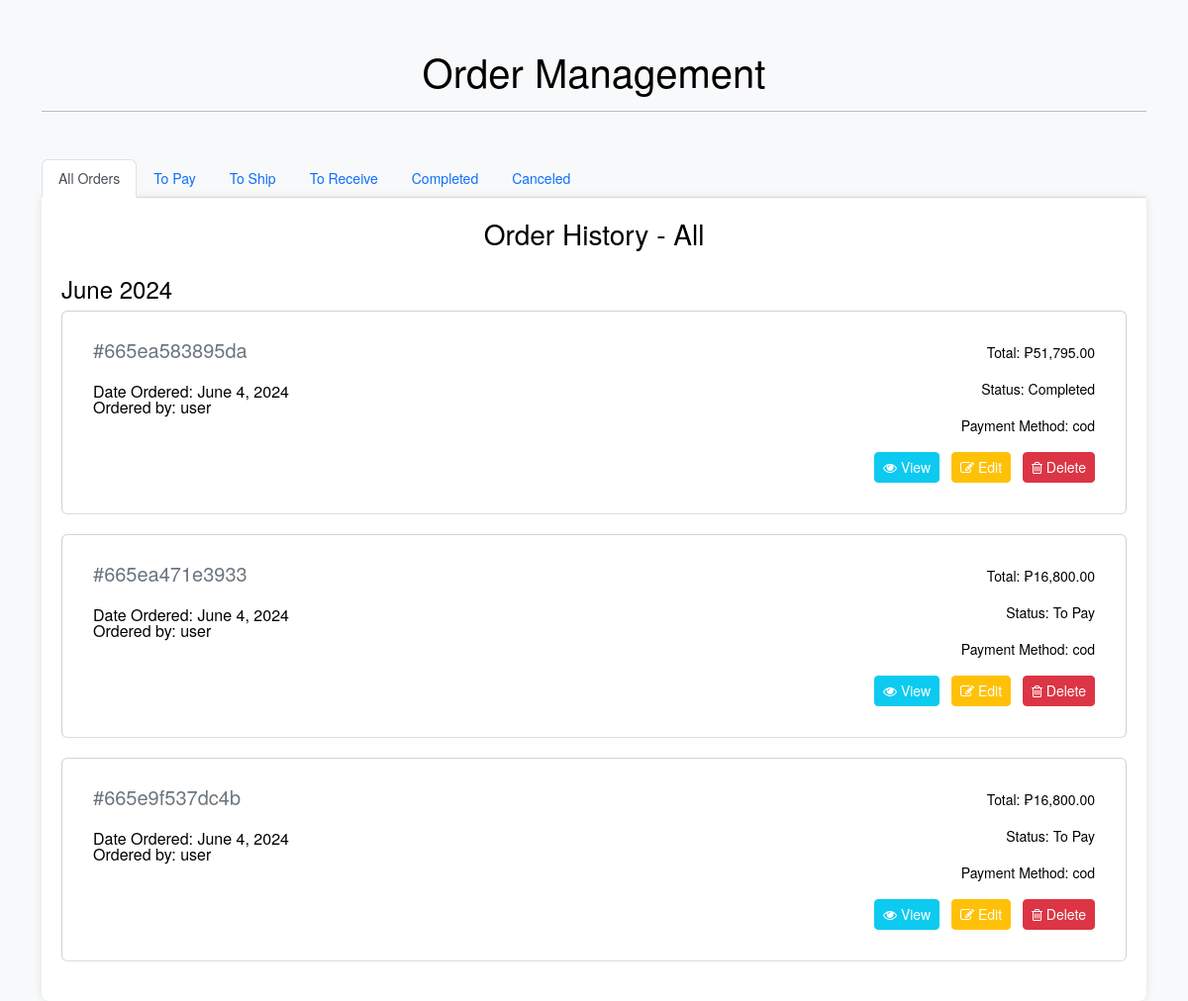
Screenshot of /admin_orders.php with the database file from the repository.
### tables this page shows
CREATE TABLE `orders` (
  `order_id` int(11) NOT NULL,
  `user_id` int(11) NOT NULL,
  `order_date` datetime NOT NULL,
  `order_status` varchar(100) NOT NULL COMMENT '''To Pay'', \r\n''To Ship'',\r\n''To Receive'',\r\n''Completed'',\r\n''Canceled''',
  `shipping_fee` decimal(10,0) NOT NULL,
  `total_price` decimal(10,0) NOT NULL,
  `order_reference_number` varchar(255) NOT NULL,
  `tracking_number` varchar(255) NOT NULL,
  `expected_delivery` datetime NOT NULL,
  `payment_method` varchar(100) NOT NULL COMMENT '''cod'',''gcash''',
  `gcash_confirm` tinyint(1) DEFAULT 0
);

CREATE TABLE `users` (
  `user_id` int(11) NOT NULL,
  `username` varchar(250) NOT NULL,
  `password` varchar(250) NOT NULL,
  `roles` char(1) NOT NULL DEFAULT 'A',
  `first_name` varchar(50) NOT NULL,
  `last_name` varchar(50) NOT NULL,
  `email` varchar(100) NOT NULL,
  `date_added` datetime NOT NULL DEFAULT current_timestamp() ON UPDATE current_timestamp()
);

### admin_orders.php (the view, shortened to what this page needs)
<?php
include 'connection.php';
$order_status = 'All';
if ($order_status == 'All') {
    $sql = "SELECT o.order_id, o.order_date, o.order_status, o.payment_method, o.total_price, o.order_reference_number, u.username,
            GROUP_CONCAT(p.product_name SEPARATOR ', ') AS ordered_products,
            GROUP_CONCAT(oi.quantity SEPARATOR ', ') AS ordered_quantities
            FROM orders o
            JOIN users u ON o.user_id = u.user_id
            JOIN order_items oi ON o.order_id = oi.order_id
            JOIN products p ON oi.product_id = p.product_id
            GROUP BY o.order_id
            ORDER BY o.order_date DESC";
    $stmt = $conn->prepare($sql);
}
$stmt->execute();
$result = $stmt->get_result();
?>
<!DOCTYPE html>
<html lang="en">
<head>
    <link href="https://stackpath.bootstrapcdn.com/font-awesome/4.7.0/css/font-awesome.min.css" rel="stylesheet">
    <link href="https://cdn.jsdelivr.net/npm/bootstrap@5.2.0-beta1/dist/css/bootstrap.min.css" rel="stylesheet">
    <link rel="stylesheet" href="main.css">
</head>
<body>
    <div class="container mt-5">
        <div class="text-center my-5">
            <h1>Order Management</h1>
            <hr />
        </div>
        <ul class="nav nav-tabs mt-4">
            <li class="nav-item">
                <a class="nav-link <?= $order_status == 'All' ? 'active' : '' ?>" href="?status=All">All Orders</a>
            </li>
            <li class="nav-item">
                <a class="nav-link <?= $order_status == 'To Pay' ? 'active' : '' ?>" href="?status=To Pay">To Pay</a>
            </li>
            <li class="nav-item">
                <a class="nav-link <?= $order_status == 'To Ship' ? 'active' : '' ?>" href="?status=To Ship">To Ship</a>
            </li>
            <li class="nav-item">
                <a class="nav-link <?= $order_status == 'To Receive' ? 'active' : '' ?>" href="?status=To Receive">To Receive</a>
            </li>
            <li class="nav-item">
                <a class="nav-link <?= $order_status == 'Completed' ? 'active' : '' ?>" href="?status=Completed">Completed</a>
            </li>
            <li class="nav-item">
                <a class="nav-link <?= $order_status == 'Canceled' ? 'active' : '' ?>" href="?status=Canceled">Canceled</a>
            </li>
        </ul>
        <div class="order-history">
            <h2>Order History - <?= $order_status ?></h2>
            <?php
            if ($result->num_rows > 0) {
                $current_month = '';
                while ($row = $result->fetch_assoc()) {
                    $order_month = date('F Y', strtotime($row["order_date"]));
                    $order_date = date('F j, Y', strtotime($row["order_date"]));
                    if ($current_month != $order_month) {
                        $current_month = $order_month;
                        echo "<h4 class='mt-4'>" . $current_month . "</h4>";
                        echo "<div class='order-month'>";
                    }
            ?>
                    <div class='card order-item'>
                        <div class='card-body'>
                            <div class='row'>
                                <div class='col-md-8'>
                                    <h5 class='card-subtitle mb-4 text-muted'>#<?php echo $row["order_reference_number"]; ?></h6>
                                    <h6 class='card-subtitle'>Date Ordered: <?php echo $order_date; ?></h6>
                                    <h6 class='card-subtitle'>Ordered by: <?php echo $row["username"]; ?></h6>
                                </div>
                                <div class='col-md-4 text-end'>
                                    <p class='card-text'>Total: ₱<?php echo number_format($row["total_price"], 2); ?></p>
                                    <p class='card-text'>Status: <?php echo $row["order_status"]; ?></p>
                                    <p class='card-text'>Payment Method: <?php echo $row["payment_method"]; ?></p>
                                    <div class='justify-content-end'>
                                        <a href='admin_view_order.php?order_id=<?php echo $row["order_id"]; ?>' class='btn btn-info btn-sm text-white me-2'><i class='fa fa-eye' aria-hidden='true'></i> View</a>
                                        <a href='admin_edit_order.php?order_id=<?php echo $row["order_id"]; ?>' class='btn btn-warning btn-sm text-white me-2'> <i class='fa fa-pencil-square-o' aria-hidden='true'></i> Edit</a>
                                        <a href='admin_delete_order.php?order_id=<?php echo $row["order_id"]; ?>' class='btn btn-danger btn-sm text-white'><i class='fa fa-trash-o' aria-hidden='true'></i> Delete</a>
                                    </div>
                                </div>
                            </div>
                        </div>
                    </div>
            <?php
                }
                echo "</div>";
            } else {
                echo "<p>No orders found</p>";
            }
            ?>
        </div>
    </div>
</body>
</html>

### admin_orders.php (style rules this page uses)
html, body { height: 100%; }
body { background: #f8f9fa; font-family: 'Helvetica Neue', Helvetica, Arial, sans-serif; font-size: 14px; color: #000; margin: 0; padding: 0; }
.order-history { padding: 20px; }
.order-item { margin-bottom: 20px; }
.order-history { background: #fff; padding: 20px; border-radius: 0 0 8px 8px; box-shadow: 0 0 10px rgba(0, 0, 0, 0.1); }
.order-history h2 { font-size: 2em; margin-bottom: 20px; text-align: center; }
.order-month { margin-bottom: 20px; }
.order-item { display: flex; justify-content: space-between; padding: 15px; border-bottom: 1px solid #ddd; }

### rows the page displays
orders: order_date "June 2024", order_reference_number "665ea583895da", order_date "June 4, 2024", user.username "user", total_price "51,795.00", order_status "Completed", payment_method "cod"
orders: order_reference_number "665ea471e3933", order_date "June 4, 2024", total_price "16,800.00", order_status "To Pay", payment_method "cod"
users: username "user user"
orders: order_reference_number "665e9f537dc4b", order_date "June 4, 2024", total_price "16,800.00", order_status "To Pay", payment_method "cod"

### other values shown
$order_status "All"
